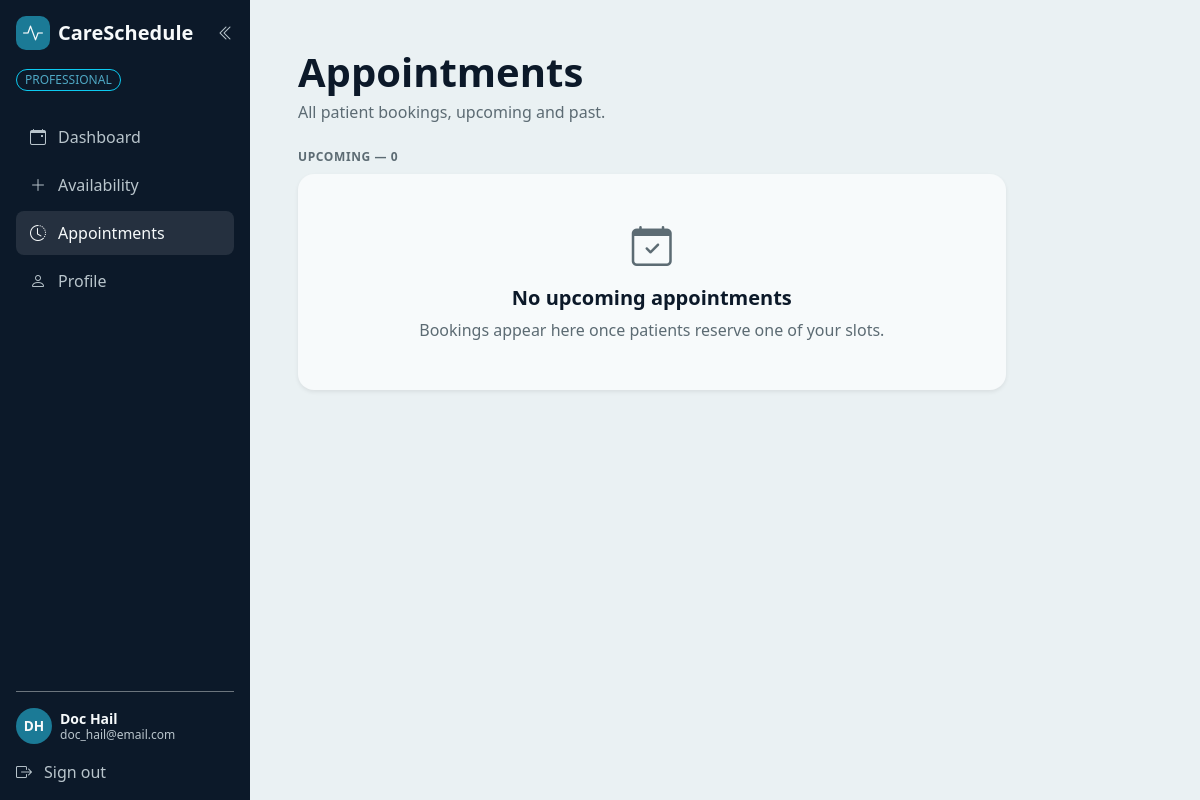
The page /professional/appointments (signed in) on the database as committed earlier.
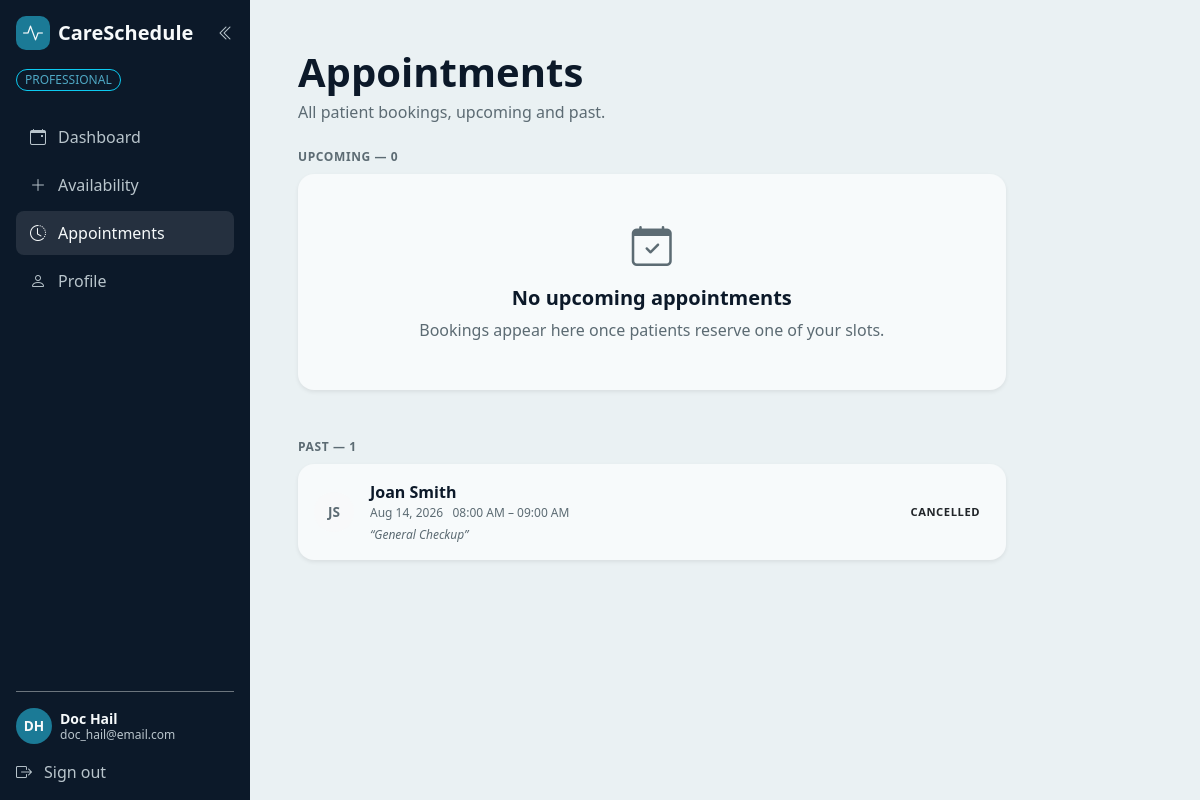
The same page on the database as committed later.
### bp_app/models.py (models this page shows, shortened)
class Professional(UserMixin, db.Model):
    __tablename__ = "professional"
    id = db.Column(db.Integer, primary_key = True)
    email = db.Column(db.String(255), nullable = False, unique = True)
    username = db.Column(db.String(255), nullable = False, unique= True)
    password_hash = db.Column(db.String(255), nullable = False)
    firstname = db.Column(db.String(150), nullable = True)
    lastname = db.Column(db.String(150), nullable = True)
    specialty = db.Column(db.String(150), nullable = True)
    biography = db.Column(db.Text)
    availabilities = db.relationship(
        "Availability",
        back_populates = "professional"
    )

class Appointment(db.Model):
    __tablename__ = "appointment"
    id = db.Column(db.Integer, primary_key = True)
    reason = db.Column(db.Text, nullable = False)
    status = db.Column(db.Enum(AppointmentStatus), nullable= False, default = AppointmentStatus.CONFIRMED)
    scheduled_at = db.Column(db.DateTime, nullable=False)
    patient_id = db.Column(db.Integer, db.ForeignKey("patient.id"), nullable = False)
    patient = db.relationship("Patient", back_populates="appointments")
    availability_id = db.Column(
        db.Integer,
        db.ForeignKey("availability.id"),
        nullable=True,
        unique=True  # one slot can be booked once
    )
    availability = db.relationship(
        "Availability",
        back_populates="appointment"
    )

class Patient(UserMixin, db.Model):
    __tablename__ = "patient"
    id = db.Column(db.Integer, primary_key = True)
    email = db.Column(db.String(255), nullable = False, unique=True)
    password_hash = db.Column(db.String(255), nullable = False)
    firstname = db.Column(db.String(150), nullable = False)
    lastname = db.Column(db.String(150), nullable = False)
    phone = db.Column(db.String(20), nullable = False)
    dob = db.Column(db.Date, nullable = False)
    appointments = db.relationship("Appointment", back_populates="patient", cascade="all, delete-orphan")

class Availability(db.Model):
    __tablename__ = "availability"
    id = db.Column(db.Integer, primary_key = True)
    start_time = db.Column(db.DateTime, nullable = False)
    end_time = db.Column(db.DateTime, nullable = False)
    is_booked = db.Column(db.Boolean, nullable = False, default = False)
    professional_id = db.Column(
        db.Integer,
        db.ForeignKey("professional.id"),
        nullable = False
    )
    professional = db.relationship(
        "Professional",
        back_populates = "availabilities"
    )
    appointment = db.relationship("Appointment", back_populates="availability", uselist=False)

### bp_app/professional_routes.py (the view)
@professional.route("/professional/appointments")
@login_required
def appointment():
    if not isinstance(current_user, Professional):
        flash("This page is for professionals only", "error")
        return redirect(url_for("main.home"))
    bookings = (
        Appointment.query
        .join(Availability)
        .filter(Availability.professional_id == current_user.id)
        .order_by(Availability.start_time)
        .all()
    )
    now = datetime.now()
    upcoming = [book for book in bookings if book.availability.start_time >= now]
    past = [book for book in bookings if book.availability.start_time <= now]
    return render_template(
    "professional/appointments.html",
                       upcoming=upcoming,
                       past=past,
                       active_page="appointments")

### bp_app/templates/professional/appointments.html (shortened to what this page needs)
{% extends "components/dashboard_base.html" %}
{% block dashboard_content %}
    <div class="row">
        <div class="col-12 col-lg-10 col-xxl-8">
            <div class="mb-4">
                <h1 class="display-6 fw-bold text-app-navy mb-1">Appointments</h1>
                <p class="text-app-muted mb-0">All patient bookings, upcoming and past.</p>
            </div>
            <div class="eyebrow text-app-muted mb-2">
                Upcoming &mdash; {{ upcoming|length }}
            </div>
            {% for booking in upcoming %}
                <div class="card border-0 shadow-sm rounded-4 bg-app-card p-3 mb-3 booking-card">
                    <div class="d-flex align-items-center gap-3">
                        <div class="avatar bg-light text-app-muted">
                            {{ booking.patient.firstname[:1] }}{{ booking.patient.lastname[:1] }}
                        </div>
                        <div class="flex-grow-1 min-w-0">
                            <div class="fw-bold text-app-navy">
                                {{ booking.patient.firstname }} {{ booking.patient.lastname }}
                            </div>
                            <div class="text-app-muted text-xs">
                                {{ booking.availability.start_time.strftime("%b %d, %Y") }} &nbsp;
                                {{ booking.availability.start_time.strftime("%I:%M %p") }} &ndash;
                                {{ booking.availability.end_time.strftime("%I:%M %p") }}
                            </div>
                            {% if booking.reason %}
                                <div class="text-app-muted text-xs fst-italic mt-1">
                                    &ldquo;{{ booking.reason }}&rdquo;
                                </div>
                            {% endif %}
                        </div>
                        {% if booking.status.value == "confirmed" %}
                            <span class="badge-slot badge-booked">Booked</span>
                        {% elif booking.status.value == "cancelled" %}
                            <span class="badge-slot badge-cancelled">Cancelled</span>
                        {% endif %}
                        {% if booking.status.value == "confirmed" %}
                            <form method="POST"
                                  action="{{ url_for('professional.complete_appointment', appointment_id=booking.id) }}"
                                  class="d-inline flex-shrink-0">
                                <button type="submit"
                                        class="btn btn-sm bg-app-teal text-app-offwhite fw-bold px-3 rounded-pill">
                                    <i class="bi bi-check-lg me-1"></i> Complete
                                </button>
                            </form>
                        {% endif %}
                    </div>
                </div>
            {% else %}
                <div class="card border-0 shadow-sm rounded-4 bg-app-card p-5 text-center mb-4">
                    <div class="mb-3">
                        <i class="bi bi-calendar-check display-6 text-app-muted"></i>
                    </div>
                    <h2 class="h5 fw-bold text-app-navy">No upcoming appointments</h2>
                    <p class="text-app-muted mb-0">
                        Bookings appear here once patients reserve one of your slots.
                    </p>
                </div>
            {% endfor %}
            {% if past %}
                <div class="eyebrow text-app-muted mt-5 mb-2">
                    Past &mdash; {{ past|length }}
                </div>
                {% for booking in past %}
                    <div class="card border-0 shadow-sm rounded-4 bg-app-card p-3 mb-3 booking-card booking-card-past">
                        <div class="d-flex align-items-center gap-3">
                            <div class="avatar bg-light text-app-muted">
                                {{ booking.patient.firstname[:1] }}{{ booking.patient.lastname[:1] }}
                            </div>
                            <div class="flex-grow-1 min-w-0">
                                <div class="fw-bold text-app-navy">
                                    {{ booking.patient.firstname }} {{ booking.patient.lastname }}
                                </div>
                                <div class="text-app-muted text-xs">
                                    {{ booking.availability.start_time.strftime("%b %d, %Y") }} &nbsp;
                                    {{ booking.availability.start_time.strftime("%I:%M %p") }} &ndash;
                                    {{ booking.availability.end_time.strftime("%I:%M %p") }}
                                </div>
                                {% if booking.reason %}
                                    <div class="text-app-muted text-xs fst-italic mt-1">
                                        &ldquo;{{ booking.reason }}&rdquo;
                                    </div>
                                {% endif %}
                            </div>
                            {% if booking.status.value == "completed" %}
                                <span class="badge-slot badge-completed">Completed</span>
                            {% elif booking.status.value == "cancelled" %}
                                <span class="badge-slot badge-cancelled">Cancelled</span>
                            {% elif booking.status.value == "no_show" %}
                                <span class="badge-slot badge-cancelled">No show</span>
                            {% endif %}
                        </div>
                    </div>
                {% endfor %}
            {% endif %}
        </div>
    </div>
{% endblock %}

### bp_app/templates/components/dashboard_base.html (shortened to what this page needs)
{% extends "base.html" %}
{% block styles %}
    <link rel="stylesheet" href="{{ url_for('static', filename='css/pages/dashboard.css') }}">
{% endblock %}
{% block content %}
    <div class="dashboard-layout" id="dashboardLayout">
        {% include "components/sidebar.html" %}
        <div class="dashboard-main bg-app-page p-4 p-md-5">
            {% block dashboard_content %}{% endblock %}
        </div>
    </div>
{% endblock %}

### bp_app/templates/base.html (shortened to what this page needs)
<!DOCTYPE html>
<html lang="en">
<head>
    <link href="https://cdn.jsdelivr.net/npm/bootstrap@5.3.8/dist/css/bootstrap.min.css" rel="stylesheet"
>
    <link rel="stylesheet" href="{{ url_for('static', filename='styles.css') }}">
    <link rel="stylesheet"
          href="https://cdn.jsdelivr.net/npm/bootstrap-icons@1.13.1/font/bootstrap-icons.min.css">
    {% block styles %}{% endblock %}
</head>
<body>
<main>
    {% block content %}
    {% endblock %}
</main>
</body>
</html>

### bp_app/templates/components/sidebar.html (shortened to what this page needs)
<div class="offcanvas-lg offcanvas-start bg-app-navy dashboard-sidebar" tabindex="-1"
     id="appSidebar" aria-labelledby="appSidebarLabel">
    <div class="offcanvas-body d-flex flex-column justify-content-between p-3">
        <div>
            <div class="sidebar-head d-none d-lg-flex align-items-center justify-content-between mb-3">
                <a href="{{ url_for('professional.dashboard') }}"
                   class="d-flex align-items-center gap-2 text-decoration-none">
                    <div class="brand-mark">
                        <i class="bi bi-activity fs-5"></i>
                    </div>
                    <span class="brand-name fs-5 sidebar-label">CareSchedule</span>
                </a>
                <button class="btn border-0 p-0 text-app-muted-dark" type="button"
                        id="railToggle" aria-label="Collapse sidebar" aria-expanded="true">
                    <i class="bi bi-chevron-double-left" id="railToggleIcon"></i>
                </button>
            </div>
            <div class="mb-4 sidebar-label">
                <span class="badge border border-info text-app-teal-light rounded-pill px-2 py-1 fw-normal text-xs">
                    PROFESSIONAL
                </span>
            </div>
            <nav class="nav nav-pills flex-column gap-1">
                <a href="{{ url_for('professional.dashboard') }}" title="Dashboard"
                   class="nav-link-custom {{ 'active' if active_page == 'dashboard' }}">
                    <i class="bi bi-calendar-event"></i>
                    <span class="sidebar-label">Dashboard</span>
                </a>
                <a href="{{ url_for('professional.manage_availability') }}" title="Availability"
                   class="nav-link-custom {{ 'active' if active_page == 'availability' }}">
                    <i class="bi bi-plus-lg"></i>
                    <span class="sidebar-label">Availability</span>
                </a>
                <a href="{{ url_for('professional.appointment') }}" title="Appointments"
                   class="nav-link-custom {{ 'active' if active_page == 'appointments' }}">
                    <i class="bi bi-clock-history"></i>
                    <span class="sidebar-label">Appointments</span>
                </a>
                <a href="{{ url_for('professional.profile') }}" title="Profile"
                   class="nav-link-custom {{ 'active' if active_page == 'profile' }}">
                    <i class="bi bi-person"></i>
                    <span class="sidebar-label">Profile</span>
                </a>
            </nav>
        </div>
        <div class="border-top border-secondary pt-3 mt-auto">
            <div class="sidebar-user d-flex align-items-center gap-2 mb-3">
                <div class="avatar avatar-sm bg-app-teal text-app-offwhite">
                    {{ current_user.firstname[:1] }}{{ current_user.lastname[:1] }}
                </div>
                <div class="lh-sm sidebar-label">
                    <div class="fw-bold text-app-offwhite small">
                        {{ current_user.firstname }} {{ current_user.lastname }}
                    </div>
                    <div class="text-app-muted-dark text-xs">{{ current_user.email }}</div>
                </div>
            </div>
            <form action="{{ url_for('professional.logout') }}" method="POST">
                <button type="submit" title="Sign out"
                        class="nav-link-custom text-app-muted-dark small hover-white btn btn-link border-0 bg-transparent p-0 p-100 text-start text-decoration-none shadow-none">
                    <i class="bi bi-box-arrow-right"></i>
                    <span class="sidebar-label">Sign out</span>
                </button>
            </form>
        </div>
    </div>
</div>

Rows that differ between the two databases and show on the page:
added Appointment: patient "J", patient "S", patient.firstname "Joan", patient.lastname "Smith", availability.start_time "Aug 14, 2026", availability.start_time "08:00 AM", availability.end_time "09:00 AM", reason "General Checkup", status "CANCELLED"
Other text that changed with them:
{{ past|length }}: (not shown) → "1"
text now shown: "PAST —"
